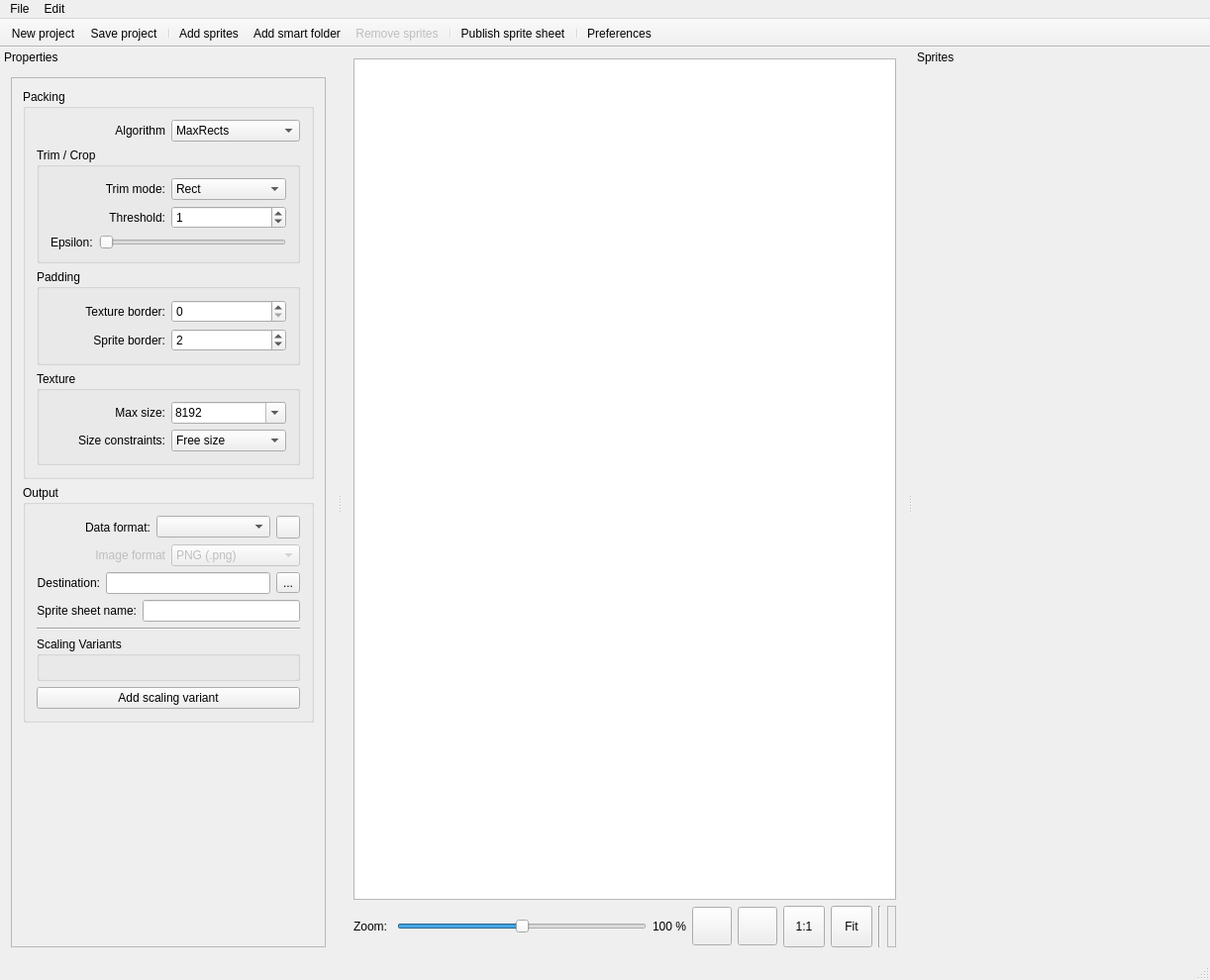
<?xml version="1.0" encoding="UTF-8"?>
<ui version="4.0">
 <class>MainWindow</class>
 <widget class="QMainWindow" name="MainWindow">
  <property name="geometry">
   <rect>
    <x>0</x>
    <y>0</y>
    <width>1222</width>
    <height>990</height>
   </rect>
  </property>
  <property name="windowTitle">
   <string>SpriteSheet Packer</string>
  </property>
  <widget class="QWidget" name="centralWidget">
   <layout class="QVBoxLayout" name="verticalLayout_3">
    <item>
     <widget class="QGraphicsView" name="graphicsView"/>
    </item>
    <item>
     <layout class="QHBoxLayout" name="horizontalLayout_16">
      <item>
       <widget class="QLabel" name="label_15">
        <property name="text">
         <string>Zoom: </string>
        </property>
       </widget>
      </item>
      <item>
       <widget class="QSlider" name="zoomSlider">
        <property name="minimum">
         <number>-45</number>
        </property>
        <property name="maximum">
         <number>45</number>
        </property>
        <property name="singleStep">
         <number>5</number>
        </property>
        <property name="pageStep">
         <number>50</number>
        </property>
        <property name="tracking">
         <bool>true</bool>
        </property>
        <property name="orientation">
         <enum>Qt::Horizontal</enum>
        </property>
        <property name="tickPosition">
         <enum>QSlider::NoTicks</enum>
        </property>
        <property name="tickInterval">
         <number>10</number>
        </property>
       </widget>
      </item>
      <item>
       <widget class="QLabel" name="labelZoomPercent">
        <property name="text">
         <string>100 %</string>
        </property>
       </widget>
      </item>
      <item>
       <widget class="QToolButton" name="toolButtonZoomOut">
        <property name="text">
         <string/>
        </property>
        <property name="icon">
         <iconset resource="resources.qrc">
          <normaloff>:/res/zoomout.png</normaloff>:/res/zoomout.png</iconset>
        </property>
        <property name="iconSize">
         <size>
          <width>32</width>
          <height>32</height>
         </size>
        </property>
       </widget>
      </item>
      <item>
       <widget class="QToolButton" name="toolButtonZoomIn">
        <property name="text">
         <string/>
        </property>
        <property name="icon">
         <iconset resource="resources.qrc">
          <normaloff>:/res/zoomin.png</normaloff>:/res/zoomin.png</iconset>
        </property>
        <property name="iconSize">
         <size>
          <width>32</width>
          <height>32</height>
         </size>
        </property>
       </widget>
      </item>
      <item>
       <widget class="QToolButton" name="toolButtonZoom1x1">
        <property name="enabled">
         <bool>true</bool>
        </property>
        <property name="minimumSize">
         <size>
          <width>42</width>
          <height>42</height>
         </size>
        </property>
        <property name="text">
         <string>1:1</string>
        </property>
        <property name="iconSize">
         <size>
          <width>32</width>
          <height>32</height>
         </size>
        </property>
        <property name="toolButtonStyle">
         <enum>Qt::ToolButtonTextOnly</enum>
        </property>
        <property name="autoRaise">
         <bool>false</bool>
        </property>
       </widget>
      </item>
      <item>
       <widget class="QToolButton" name="toolButtonZoomFit">
        <property name="minimumSize">
         <size>
          <width>42</width>
          <height>42</height>
         </size>
        </property>
        <property name="text">
         <string>Fit</string>
        </property>
        <property name="iconSize">
         <size>
          <width>32</width>
          <height>32</height>
         </size>
        </property>
        <property name="toolButtonStyle">
         <enum>Qt::ToolButtonTextOnly</enum>
        </property>
       </widget>
      </item>
      <item>
       <widget class="Line" name="line">
        <property name="orientation">
         <enum>Qt::Vertical</enum>
        </property>
       </widget>
      </item>
      <item>
       <widget class="QLabel" name="labelAtlasInfo">
        <property name="frameShape">
         <enum>QFrame::StyledPanel</enum>
        </property>
        <property name="text">
         <string/>
        </property>
       </widget>
      </item>
     </layout>
    </item>
   </layout>
  </widget>
  <widget class="QMenuBar" name="menuBar">
   <property name="geometry">
    <rect>
     <x>0</x>
     <y>0</y>
     <width>1222</width>
     <height>21</height>
    </rect>
   </property>
   <property name="defaultUp">
    <bool>false</bool>
   </property>
   <property name="nativeMenuBar">
    <bool>true</bool>
   </property>
   <widget class="QMenu" name="menuFile">
    <property name="title">
     <string>File</string>
    </property>
    <widget class="QMenu" name="menuOpen_recent">
     <property name="title">
      <string>Open recent</string>
     </property>
    </widget>
    <addaction name="actionNew"/>
    <addaction name="actionOpen"/>
    <addaction name="menuOpen_recent"/>
    <addaction name="separator"/>
    <addaction name="actionSave"/>
    <addaction name="actionSaveAs"/>
    <addaction name="separator"/>
    <addaction name="actionPublish"/>
    <addaction name="separator"/>
    <addaction name="actionPreferences"/>
    <addaction name="actionAbout"/>
   </widget>
   <widget class="QMenu" name="menuEdit">
    <property name="title">
     <string>Edit</string>
    </property>
    <addaction name="actionAddSprites"/>
    <addaction name="actionAddFolder"/>
    <addaction name="actionRemove"/>
   </widget>
   <addaction name="menuFile"/>
   <addaction name="menuEdit"/>
  </widget>
  <widget class="QToolBar" name="mainToolBar">
   <property name="movable">
    <bool>false</bool>
   </property>
   <property name="iconSize">
    <size>
     <width>32</width>
     <height>32</height>
    </size>
   </property>
   <property name="toolButtonStyle">
    <enum>Qt::ToolButtonTextUnderIcon</enum>
   </property>
   <attribute name="toolBarArea">
    <enum>TopToolBarArea</enum>
   </attribute>
   <attribute name="toolBarBreak">
    <bool>false</bool>
   </attribute>
   <addaction name="actionNew"/>
   <addaction name="actionSave"/>
   <addaction name="separator"/>
   <addaction name="actionAddSprites"/>
   <addaction name="actionAddFolder"/>
   <addaction name="actionRemove"/>
   <addaction name="separator"/>
   <addaction name="actionPublish"/>
   <addaction name="separator"/>
   <addaction name="actionPreferences"/>
  </widget>
  <widget class="QStatusBar" name="statusBar"/>
  <widget class="QDockWidget" name="propertyDockWidget">
   <property name="minimumSize">
    <size>
     <width>340</width>
     <height>400</height>
    </size>
   </property>
   <property name="windowIcon">
    <iconset resource="resources.qrc">
     <normaloff>:/res/settings.png</normaloff>:/res/settings.png</iconset>
   </property>
   <property name="floating">
    <bool>false</bool>
   </property>
   <property name="features">
    <set>QDockWidget::DockWidgetMovable</set>
   </property>
   <property name="allowedAreas">
    <set>Qt::LeftDockWidgetArea|Qt::RightDockWidgetArea</set>
   </property>
   <property name="windowTitle">
    <string>Properties</string>
   </property>
   <attribute name="dockWidgetArea">
    <number>1</number>
   </attribute>
   <widget class="QWidget" name="dockWidgetContents">
    <layout class="QVBoxLayout" name="verticalLayout">
     <item>
      <widget class="QScrollArea" name="scrollArea">
       <property name="widgetResizable">
        <bool>true</bool>
       </property>
       <widget class="QWidget" name="scrollAreaWidgetContents">
        <property name="geometry">
         <rect>
          <x>0</x>
          <y>0</y>
          <width>320</width>
          <height>848</height>
         </rect>
        </property>
        <layout class="QVBoxLayout" name="verticalLayout_6">
         <item>
          <widget class="QGroupBox" name="groupBox_2">
           <property name="title">
            <string>Packing</string>
           </property>
           <layout class="QVBoxLayout" name="verticalLayout_12">
            <item>
             <layout class="QHBoxLayout" name="horizontalLayout">
              <item>
               <widget class="QLabel" name="label">
                <property name="enabled">
                 <bool>true</bool>
                </property>
                <property name="sizePolicy">
                 <sizepolicy hsizetype="Preferred" vsizetype="Preferred">
                  <horstretch>0</horstretch>
                  <verstretch>0</verstretch>
                 </sizepolicy>
                </property>
                <property name="text">
                 <string>Algorithm</string>
                </property>
                <property name="alignment">
                 <set>Qt::AlignRight|Qt::AlignTrailing|Qt::AlignVCenter</set>
                </property>
               </widget>
              </item>
              <item>
               <widget class="QComboBox" name="algorithmComboBox">
                <property name="enabled">
                 <bool>true</bool>
                </property>
                <property name="toolTip">
                 <string>&lt;html&gt;&lt;head/&gt;&lt;body&gt;&lt;p&gt;&lt;span style=&quot; font-size:18pt; font-weight:600;&quot;&gt;Algorithm&lt;/span&gt;&lt;/p&gt;&lt;p&gt;There are currently one algorithm&lt;/p&gt;&lt;p&gt;&lt;span style=&quot; font-size:14pt; font-weight:600;&quot;&gt;MaxRects&lt;/span&gt;&lt;/p&gt;&lt;p&gt;Currently the best packing algorithm. Tries to use the last texture space by applying different heuristics when placing the sprites.&lt;/p&gt;&lt;/body&gt;&lt;/html&gt;</string>
                </property>
                <item>
                 <property name="text">
                  <string>MaxRects</string>
                 </property>
                </item>
                <item>
                 <property name="text">
                  <string>Polygon</string>
                 </property>
                </item>
               </widget>
              </item>
             </layout>
            </item>
            <item>
             <widget class="QGroupBox" name="property_trimCropGroupBox">
              <property name="toolTip">
               <string>&lt;html&gt;&lt;head/&gt;&lt;body&gt;&lt;p&gt;&lt;span style=&quot; font-size:18pt; font-weight:600;&quot;&gt;Trim / Crop&lt;/span&gt;&lt;/p&gt;&lt;p&gt;Removes transparent pixels from a sprite's border.&lt;/p&gt;&lt;/body&gt;&lt;/html&gt;</string>
              </property>
              <property name="title">
               <string>Trim / Crop</string>
              </property>
              <property name="checkable">
               <bool>false</bool>
              </property>
              <layout class="QVBoxLayout" name="verticalLayout_4">
               <item>
                <layout class="QHBoxLayout" name="horizontalLayout_5">
                 <item>
                  <widget class="QLabel" name="label_5">
                   <property name="enabled">
                    <bool>true</bool>
                   </property>
                   <property name="sizePolicy">
                    <sizepolicy hsizetype="Preferred" vsizetype="Preferred">
                     <horstretch>0</horstretch>
                     <verstretch>0</verstretch>
                    </sizepolicy>
                   </property>
                   <property name="text">
                    <string>Trim mode:</string>
                   </property>
                   <property name="alignment">
                    <set>Qt::AlignRight|Qt::AlignTrailing|Qt::AlignVCenter</set>
                   </property>
                  </widget>
                 </item>
                 <item>
                  <widget class="QComboBox" name="trimModeComboBox">
                   <property name="enabled">
                    <bool>true</bool>
                   </property>
                   <property name="toolTip">
                    <string>&lt;html&gt;&lt;head/&gt;&lt;body&gt;&lt;p&gt;&lt;span style=&quot; font-size:18pt; font-weight:600;&quot;&gt;Algorithm&lt;/span&gt;&lt;/p&gt;&lt;p&gt;There are currently one algorithm&lt;/p&gt;&lt;p&gt;&lt;span style=&quot; font-size:14pt; font-weight:600;&quot;&gt;MaxRects&lt;/span&gt;&lt;/p&gt;&lt;p&gt;Currently the best packing algorithm. Tries to use the last texture space by applying different heuristics when placing the sprites.&lt;/p&gt;&lt;/body&gt;&lt;/html&gt;</string>
                   </property>
                   <item>
                    <property name="text">
                     <string>Rect</string>
                    </property>
                   </item>
                   <item>
                    <property name="text">
                     <string>Polygon</string>
                    </property>
                   </item>
                  </widget>
                 </item>
                </layout>
               </item>
               <item>
                <layout class="QHBoxLayout" name="horizontalLayout_3">
                 <item>
                  <widget class="QLabel" name="label_3">
                   <property name="sizePolicy">
                    <sizepolicy hsizetype="Preferred" vsizetype="Preferred">
                     <horstretch>0</horstretch>
                     <verstretch>0</verstretch>
                    </sizepolicy>
                   </property>
                   <property name="text">
                    <string>Threshold:</string>
                   </property>
                   <property name="alignment">
                    <set>Qt::AlignRight|Qt::AlignTrailing|Qt::AlignVCenter</set>
                   </property>
                  </widget>
                 </item>
                 <item>
                  <widget class="QSpinBox" name="trimSpinBox">
                   <property name="toolTip">
                    <string>&lt;html&gt;&lt;head/&gt;&lt;body&gt;&lt;p&gt;&lt;span style=&quot; font-size:18pt; font-weight:600;&quot;&gt;Trim/Crop&lt;/span&gt;&lt;/p&gt;&lt;p&gt;Allowed values: 1 to 255, default is 1.&lt;/p&gt;&lt;p&gt;Pixels with an alpha value below this value will be considered transparent when trimming the sprite.&lt;/p&gt;&lt;p&gt;Very useful for sprites with nearly invisible alpha pixels at the borders.&lt;/p&gt;&lt;/body&gt;&lt;/html&gt;</string>
                   </property>
                   <property name="maximum">
                    <number>9999</number>
                   </property>
                   <property name="value">
                    <number>1</number>
                   </property>
                  </widget>
                 </item>
                </layout>
               </item>
               <item>
                <layout class="QHBoxLayout" name="horizontalLayout_10">
                 <item>
                  <widget class="QLabel" name="label_10">
                   <property name="text">
                    <string>Epsilon:</string>
                   </property>
                  </widget>
                 </item>
                 <item>
                  <widget class="QSlider" name="epsilonHorizontalSlider">
                   <property name="maximum">
                    <number>100</number>
                   </property>
                   <property name="orientation">
                    <enum>Qt::Horizontal</enum>
                   </property>
                  </widget>
                 </item>
                </layout>
               </item>
              </layout>
             </widget>
            </item>
            <item>
             <widget class="QGroupBox" name="groupBox">
              <property name="title">
               <string>Padding</string>
              </property>
              <layout class="QVBoxLayout" name="verticalLayout_5">
               <item>
                <layout class="QHBoxLayout" name="horizontalLayout_4">
                 <item>
                  <widget class="QLabel" name="label_4">
                   <property name="sizePolicy">
                    <sizepolicy hsizetype="Preferred" vsizetype="Preferred">
                     <horstretch>0</horstretch>
                     <verstretch>0</verstretch>
                    </sizepolicy>
                   </property>
                   <property name="text">
                    <string>Texture border:</string>
                   </property>
                   <property name="alignment">
                    <set>Qt::AlignRight|Qt::AlignTrailing|Qt::AlignVCenter</set>
                   </property>
                  </widget>
                 </item>
                 <item>
                  <widget class="QSpinBox" name="textureBorderSpinBox">
                   <property name="toolTip">
                    <string>&lt;html&gt;&lt;head/&gt;&lt;body&gt;&lt;p&gt;&lt;span style=&quot; font-size:18pt; font-weight:600;&quot;&gt;Texture border&lt;/span&gt;&lt;/p&gt;&lt;p&gt;Border of the sprite sheet, value adds transparent pixels around the borders of the sprite sheet. Default value is 0.&lt;/p&gt;&lt;/body&gt;&lt;/html&gt;</string>
                   </property>
                   <property name="maximum">
                    <number>9999</number>
                   </property>
                  </widget>
                 </item>
                </layout>
               </item>
               <item>
                <layout class="QHBoxLayout" name="horizontalLayout_2">
                 <item>
                  <widget class="QLabel" name="label_2">
                   <property name="sizePolicy">
                    <sizepolicy hsizetype="Preferred" vsizetype="Preferred">
                     <horstretch>0</horstretch>
                     <verstretch>0</verstretch>
                    </sizepolicy>
                   </property>
                   <property name="text">
                    <string>Sprite border:</string>
                   </property>
                   <property name="alignment">
                    <set>Qt::AlignRight|Qt::AlignTrailing|Qt::AlignVCenter</set>
                   </property>
                  </widget>
                 </item>
                 <item>
                  <widget class="QSpinBox" name="spriteBorderSpinBox">
                   <property name="toolTip">
                    <string>&lt;html&gt;&lt;head/&gt;&lt;body&gt;&lt;p&gt;&lt;span style=&quot; font-size:18pt; font-weight:600;&quot;&gt;Sprite border&lt;/span&gt;&lt;/p&gt;&lt;p&gt;Sprite border is the space between sprites. Value adds transparent pixels between sprites to avoid artifacts from neighbor sprites. The transparent pixels are not added to the sprites, default is 2.&lt;/p&gt;&lt;/body&gt;&lt;/html&gt;</string>
                   </property>
                   <property name="maximum">
                    <number>9999</number>
                   </property>
                   <property name="value">
                    <number>2</number>
                   </property>
                  </widget>
                 </item>
                </layout>
               </item>
              </layout>
             </widget>
            </item>
            <item>
             <widget class="QGroupBox" name="groupBox_3">
              <property name="title">
               <string>Texture</string>
              </property>
              <layout class="QVBoxLayout" name="verticalLayout_7">
               <item>
                <layout class="QHBoxLayout" name="horizontalLayout_7">
                 <item>
                  <widget class="QLabel" name="label_7">
                   <property name="sizePolicy">
                    <sizepolicy hsizetype="Preferred" vsizetype="Preferred">
                     <horstretch>0</horstretch>
                     <verstretch>0</verstretch>
                    </sizepolicy>
                   </property>
                   <property name="text">
                    <string>Max size:</string>
                   </property>
                   <property name="alignment">
                    <set>Qt::AlignRight|Qt::AlignTrailing|Qt::AlignVCenter</set>
                   </property>
                  </widget>
                 </item>
                 <item>
                  <widget class="QComboBox" name="maxTextureSizeComboBox">
                   <property name="toolTip">
                    <string>&lt;html&gt;&lt;head/&gt;&lt;body&gt;&lt;p&gt;&lt;span style=&quot; font-size:18pt; font-weight:600;&quot;&gt;Max size&lt;/span&gt;&lt;/p&gt;&lt;p&gt;Sets the maximum size for the texture, default is 8192.&lt;/p&gt;&lt;/body&gt;&lt;/html&gt;</string>
                   </property>
                   <property name="editable">
                    <bool>true</bool>
                   </property>
                   <property name="currentIndex">
                    <number>8</number>
                   </property>
                   <item>
                    <property name="text">
                     <string>32</string>
                    </property>
                   </item>
                   <item>
                    <property name="text">
                     <string>64</string>
                    </property>
                   </item>
                   <item>
                    <property name="text">
                     <string>128</string>
                    </property>
                   </item>
                   <item>
                    <property name="text">
                     <string>256</string>
                    </property>
                   </item>
                   <item>
                    <property name="text">
                     <string>512</string>
                    </property>
                   </item>
                   <item>
                    <property name="text">
                     <string>1024</string>
                    </property>
                   </item>
                   <item>
                    <property name="text">
                     <string>2048</string>
                    </property>
                   </item>
                   <item>
                    <property name="text">
                     <string>4096</string>
                    </property>
                   </item>
                   <item>
                    <property name="text">
                     <string>8192</string>
                    </property>
                   </item>
                  </widget>
                 </item>
                </layout>
               </item>
               <item>
                <layout class="QHBoxLayout" name="horizontalLayout_8">
                 <item>
                  <widget class="QLabel" name="label_8">
                   <property name="sizePolicy">
                    <sizepolicy hsizetype="Preferred" vsizetype="Preferred">
                     <horstretch>0</horstretch>
                     <verstretch>0</verstretch>
                    </sizepolicy>
                   </property>
                   <property name="text">
                    <string>Size constraints:</string>
                   </property>
                   <property name="alignment">
                    <set>Qt::AlignRight|Qt::AlignTrailing|Qt::AlignVCenter</set>
                   </property>
                  </widget>
                 </item>
                 <item>
                  <widget class="QComboBox" name="pot2ComboBox">
                   <property name="sizePolicy">
                    <sizepolicy hsizetype="Preferred" vsizetype="Fixed">
                     <horstretch>0</horstretch>
                     <verstretch>0</verstretch>
                    </sizepolicy>
                   </property>
                   <property name="toolTip">
                    <string>&lt;html&gt;&lt;head/&gt;&lt;body&gt;&lt;p&gt;&lt;span style=&quot; font-size:18pt; font-weight:600;&quot;&gt;Size constraints&lt;/span&gt;&lt;/p&gt;&lt;p&gt;&lt;span style=&quot; font-weight:600;&quot;&gt;Free size&lt;/span&gt; - Allow the texture to have any size. SpriteSheet packer tries to find the minimum size.&lt;/p&gt;&lt;p&gt;&lt;span style=&quot; font-weight:600;&quot;&gt;Power of 2&lt;/span&gt; - Forces the texture to have power of 2 size (32, 64, 128...)&lt;/p&gt;&lt;/body&gt;&lt;/html&gt;</string>
                   </property>
                   <property name="currentIndex">
                    <number>0</number>
                   </property>
                   <item>
                    <property name="text">
                     <string>Free size</string>
                    </property>
                   </item>
                   <item>
                    <property name="text">
                     <string>Power of 2</string>
                    </property>
                   </item>
                  </widget>
                 </item>
                </layout>
               </item>
              </layout>
             </widget>
            </item>
           </layout>
          </widget>
         </item>
         <item>
          <widget class="QGroupBox" name="groupBox_4">
           <property name="title">
            <string>Output</string>
           </property>
           <layout class="QVBoxLayout" name="verticalLayout_13">
            <item>
             <layout class="QHBoxLayout" name="horizontalLayout_6">
              <item>
               <widget class="QLabel" name="label_6">
                <property name="enabled">
                 <bool>true</bool>
                </property>
                <property name="sizePolicy">
                 <sizepolicy hsizetype="Preferred" vsizetype="Preferred">
                  <horstretch>0</horstretch>
                  <verstretch>0</verstretch>
                 </sizepolicy>
                </property>
                <property name="text">
                 <string>Data format:</string>
                </property>
                <property name="alignment">
                 <set>Qt::AlignRight|Qt::AlignTrailing|Qt::AlignVCenter</set>
                </property>
               </widget>
              </item>
              <item>
               <widget class="QComboBox" name="dataFormatComboBox">
                <property name="enabled">
                 <bool>true</bool>
                </property>
                <property name="toolTip">
                 <string>&lt;html&gt;&lt;head/&gt;&lt;body&gt;&lt;p&gt;&lt;span style=&quot; font-size:18pt; font-weight:600;&quot;&gt;Data format&lt;/span&gt;&lt;/p&gt;&lt;p&gt;Data format - there format for export sprite sheet data, use Java Script.&lt;/p&gt;&lt;p&gt;&lt;span style=&quot; font-size:14pt; font-weight:600;&quot;&gt;Custom format&lt;/span&gt;&lt;/p&gt;&lt;p&gt;You are have possibility add custom format for export data, set custom format folder on preferences.&lt;/p&gt;&lt;/body&gt;&lt;/html&gt;</string>
                </property>
               </widget>
              </item>
              <item>
               <widget class="QToolButton" name="dataFormatSetupToolButton">
                <property name="icon">
                 <iconset resource="resources.qrc">
                  <normaloff>:/res/preferences-system.png</normaloff>:/res/preferences-system.png</iconset>
                </property>
               </widget>
              </item>
             </layout>
            </item>
            <item>
             <layout class="QHBoxLayout" name="horizontalLayout_9">
              <item>
               <widget class="QLabel" name="label_9">
                <property name="enabled">
                 <bool>false</bool>
                </property>
                <property name="sizePolicy">
                 <sizepolicy hsizetype="Preferred" vsizetype="Preferred">
                  <horstretch>0</horstretch>
                  <verstretch>0</verstretch>
                 </sizepolicy>
                </property>
                <property name="text">
                 <string>Image format</string>
                </property>
                <property name="alignment">
                 <set>Qt::AlignRight|Qt::AlignTrailing|Qt::AlignVCenter</set>
                </property>
               </widget>
              </item>
              <item>
               <widget class="QComboBox" name="comboBox_2">
                <property name="enabled">
                 <bool>false</bool>
                </property>
                <property name="toolTip">
                 <string>&lt;html&gt;&lt;head/&gt;&lt;body&gt;&lt;p&gt;&lt;span style=&quot; font-size:18pt; font-weight:600;&quot;&gt;Algorithm&lt;/span&gt;&lt;/p&gt;&lt;p&gt;There are currently 2 algorithms&lt;/p&gt;&lt;p&gt;&lt;span style=&quot; font-size:14pt; font-weight:600;&quot;&gt;MaxRects&lt;/span&gt;&lt;/p&gt;&lt;p&gt;Currently the best packing algorithm. Tries to use the last texture space by applying different heuristics when placing the sprites.&lt;/p&gt;&lt;p&gt;&lt;span style=&quot; font-size:14pt; font-weight:600;&quot;&gt;Basic&lt;/span&gt;&lt;/p&gt;&lt;p&gt;Simple layout by filling sprites from left to right until the maximum width of the texture is reached. Good for fixed-size sprites.&lt;/p&gt;&lt;/body&gt;&lt;/html&gt;</string>
                </property>
                <item>
                 <property name="text">
                  <string>PNG (.png)</string>
                 </property>
                </item>
               </widget>
              </item>
             </layout>
            </item>
            <item>
             <layout class="QHBoxLayout" name="horizontalLayout_13">
              <item>
               <widget class="QLabel" name="label_13">
                <property name="enabled">
                 <bool>true</bool>
                </property>
                <property name="sizePolicy">
                 <sizepolicy hsizetype="Preferred" vsizetype="Preferred">
                  <horstretch>0</horstretch>
                  <verstretch>0</verstretch>
                 </sizepolicy>
                </property>
                <property name="text">
                 <string>Destination:</string>
                </property>
                <property name="alignment">
                 <set>Qt::AlignRight|Qt::AlignTrailing|Qt::AlignVCenter</set>
                </property>
               </widget>
              </item>
              <item>
               <widget class="QLineEdit" name="destPathLineEdit">
                <property name="toolTip">
                 <string>&lt;html&gt;&lt;head/&gt;&lt;body&gt;&lt;p&gt;&lt;span style=&quot; font-size:18pt; font-weight:600;&quot;&gt;Destination:&lt;/span&gt;&lt;/p&gt;&lt;p&gt;Forlder for collect data and image&lt;/p&gt;&lt;/body&gt;&lt;/html&gt;</string>
                </property>
               </widget>
              </item>
              <item>
               <widget class="QToolButton" name="destFolderToolButton">
                <property name="text">
                 <string>...</string>
                </property>
                <property name="icon">
                 <iconset resource="resources.qrc">
                  <normaloff>:/res/document-open.png</normaloff>:/res/document-open.png</iconset>
                </property>
               </widget>
              </item>
             </layout>
            </item>
            <item>
             <layout class="QHBoxLayout" name="horizontalLayout_14">
              <item>
               <widget class="QLabel" name="label_14">
                <property name="enabled">
                 <bool>true</bool>
                </property>
                <property name="sizePolicy">
                 <sizepolicy hsizetype="Preferred" vsizetype="Preferred">
                  <horstretch>0</horstretch>
                  <verstretch>0</verstretch>
                 </sizepolicy>
                </property>
                <property name="text">
                 <string>Sprite sheet name:</string>
                </property>
                <property name="alignment">
                 <set>Qt::AlignRight|Qt::AlignTrailing|Qt::AlignVCenter</set>
                </property>
               </widget>
              </item>
              <item>
               <widget class="QLineEdit" name="spriteSheetLineEdit">
                <property name="toolTip">
                 <string>&lt;html&gt;&lt;head/&gt;&lt;body&gt;&lt;p&gt;&lt;span style=&quot; font-size:18pt; font-weight:600;&quot;&gt;Sprite sheet name&lt;/span&gt;&lt;/p&gt;&lt;p&gt;Name for sprite sheet support {v} for insert scale variant name.&lt;/p&gt;&lt;/body&gt;&lt;/html&gt;</string>
                </property>
                <property name="text">
                 <string/>
                </property>
               </widget>
              </item>
             </layout>
            </item>
            <item>
             <widget class="Line" name="line_3">
              <property name="orientation">
               <enum>Qt::Horizontal</enum>
              </property>
             </widget>
            </item>
            <item>
             <widget class="QGroupBox" name="scalingVariantsGroupBox">
              <property name="title">
               <string>Scaling Variants</string>
              </property>
              <layout class="QVBoxLayout" name="verticalLayout_10"/>
             </widget>
            </item>
            <item>
             <widget class="QPushButton" name="addScalingVariantPushButton">
              <property name="text">
               <string>Add scaling variant</string>
              </property>
             </widget>
            </item>
           </layout>
          </widget>
         </item>
         <item>
          <spacer name="verticalSpacer">
           <property name="orientation">
            <enum>Qt::Vertical</enum>
           </property>
           <property name="sizeHint" stdset="0">
            <size>
             <width>20</width>
             <height>40</height>
            </size>
           </property>
          </spacer>
         </item>
        </layout>
       </widget>
      </widget>
     </item>
    </layout>
   </widget>
  </widget>
  <widget class="QDockWidget" name="spritesDockWidget">
   <property name="minimumSize">
    <size>
     <width>300</width>
     <height>400</height>
    </size>
   </property>
   <property name="floating">
    <bool>false</bool>
   </property>
   <property name="features">
    <set>QDockWidget::DockWidgetMovable</set>
   </property>
   <property name="allowedAreas">
    <set>Qt::LeftDockWidgetArea|Qt::RightDockWidgetArea</set>
   </property>
   <property name="windowTitle">
    <string>Sprites</string>
   </property>
   <attribute name="dockWidgetArea">
    <number>2</number>
   </attribute>
   <widget class="QWidget" name="spritesDockWidgetContents">
    <layout class="QVBoxLayout" name="spritesDockWidgetLayout"/>
   </widget>
  </widget>
  <action name="actionNew">
   <property name="icon">
    <iconset resource="resources.qrc">
     <normaloff>:/res/filenew.png</normaloff>:/res/filenew.png</iconset>
   </property>
   <property name="text">
    <string>New project</string>
   </property>
   <property name="iconVisibleInMenu">
    <bool>false</bool>
   </property>
  </action>
  <action name="actionOpen">
   <property name="icon">
    <iconset resource="resources.qrc">
     <normaloff>:/res/document-open.png</normaloff>:/res/document-open.png</iconset>
   </property>
   <property name="text">
    <string>Open project</string>
   </property>
   <property name="iconVisibleInMenu">
    <bool>false</bool>
   </property>
  </action>
  <action name="actionSave">
   <property name="icon">
    <iconset resource="resources.qrc">
     <normaloff>:/res/document-save.png</normaloff>:/res/document-save.png</iconset>
   </property>
   <property name="text">
    <string>Save project</string>
   </property>
   <property name="iconVisibleInMenu">
    <bool>false</bool>
   </property>
  </action>
  <action name="actionAddSprites">
   <property name="icon">
    <iconset resource="resources.qrc">
     <normaloff>:/res/add_sprite.png</normaloff>:/res/add_sprite.png</iconset>
   </property>
   <property name="text">
    <string>Add sprites</string>
   </property>
   <property name="toolTip">
    <string>Add Sprites</string>
   </property>
   <property name="iconVisibleInMenu">
    <bool>false</bool>
   </property>
  </action>
  <action name="actionAddFolder">
   <property name="icon">
    <iconset resource="resources.qrc">
     <normaloff>:/res/add_folder.png</normaloff>:/res/add_folder.png</iconset>
   </property>
   <property name="text">
    <string>Add smart folder</string>
   </property>
   <property name="iconVisibleInMenu">
    <bool>false</bool>
   </property>
  </action>
  <action name="actionRemove">
   <property name="enabled">
    <bool>false</bool>
   </property>
   <property name="icon">
    <iconset resource="resources.qrc">
     <normaloff>:/res/standardbutton-delete-128.png</normaloff>:/res/standardbutton-delete-128.png</iconset>
   </property>
   <property name="text">
    <string>Remove sprites</string>
   </property>
   <property name="iconVisibleInMenu">
    <bool>false</bool>
   </property>
  </action>
  <action name="actionPublish">
   <property name="icon">
    <iconset resource="resources.qrc">
     <normaloff>:/res/iPhone.png</normaloff>:/res/iPhone.png</iconset>
   </property>
   <property name="text">
    <string>Publish sprite sheet</string>
   </property>
   <property name="iconVisibleInMenu">
    <bool>false</bool>
   </property>
  </action>
  <action name="actionSaveAs">
   <property name="icon">
    <iconset resource="resources.qrc">
     <normaloff>:/res/document-save.png</normaloff>:/res/document-save.png</iconset>
   </property>
   <property name="text">
    <string>Save As...</string>
   </property>
   <property name="iconVisibleInMenu">
    <bool>false</bool>
   </property>
  </action>
  <action name="actionPreferences">
   <property name="icon">
    <iconset resource="resources.qrc">
     <normaloff>:/res/preferences-system.png</normaloff>:/res/preferences-system.png</iconset>
   </property>
   <property name="text">
    <string>Preferences ...</string>
   </property>
   <property name="iconVisibleInMenu">
    <bool>false</bool>
   </property>
  </action>
  <action name="actionAbout">
   <property name="text">
    <string>About</string>
   </property>
   <property name="iconVisibleInMenu">
    <bool>false</bool>
   </property>
  </action>
 </widget>
 <layoutdefault spacing="6" margin="11"/>
 <resources>
  <include location="resources.qrc"/>
 </resources>
 <connections/>
</ui>
